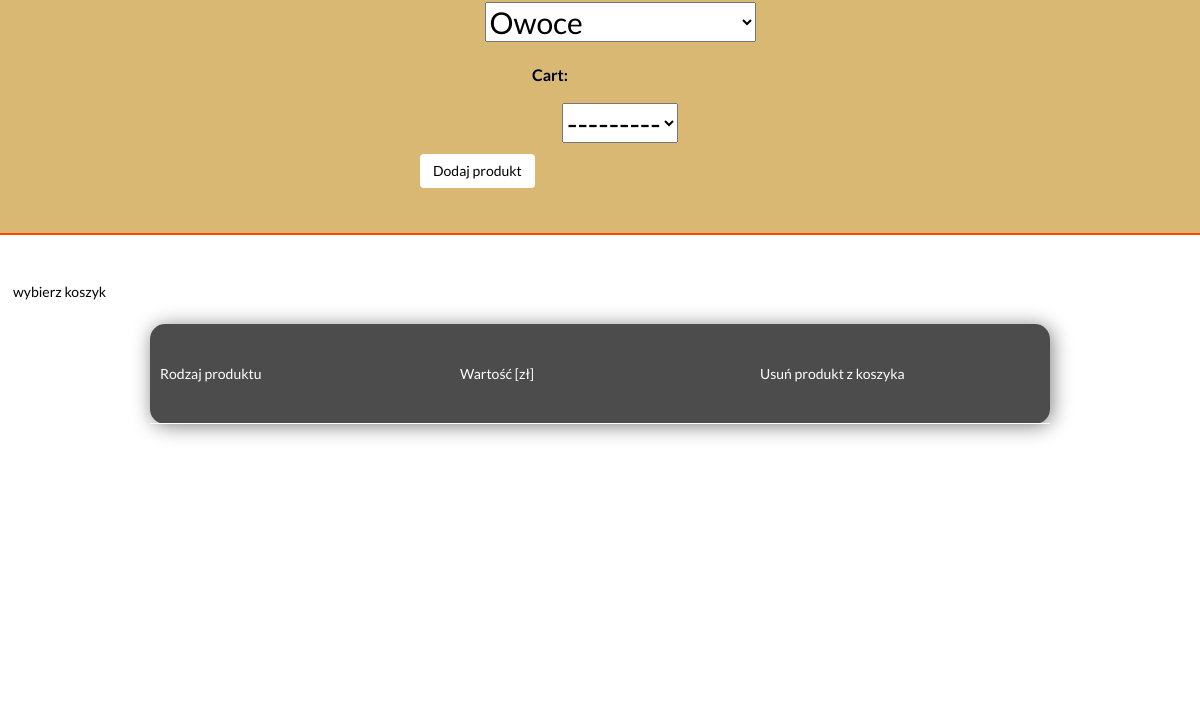
The app's page /cart/ (signed in, lower part), older data.
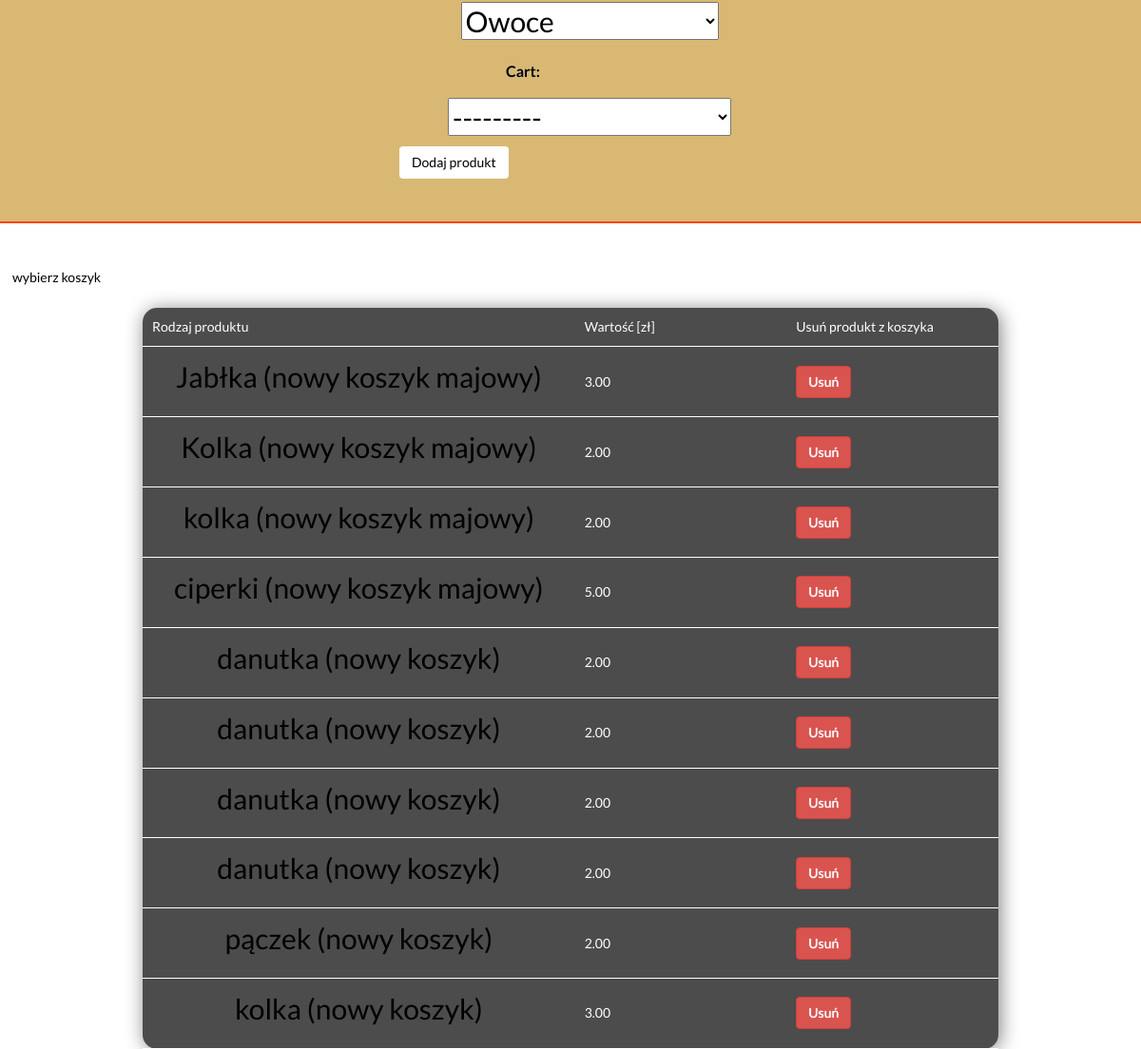
The same page, newer data.
### product/models.py (models this page shows)
class Product(models.Model):
    name = models.CharField(max_length=50)
    price = models.DecimalField(max_digits=6, decimal_places=2, null=True)
    user = models.ForeignKey(User, on_delete=models.CASCADE, null = True, blank=True)
    caterogry = models.IntegerField(choices=Category, default=13)
    def __str__(self):
        return self.name

### cart/models.py (models this page shows)
class Cart(models.Model):
    cart_name = models.CharField(max_length=50)
    user = models.ForeignKey(User, on_delete=models.CASCADE, null=True, blank=True)
    product = models.ManyToManyField(Product, blank=True)
    date_added = models.DateTimeField(auto_now=True)
    def __str__(self):
        return self.cart_name

### product/views.py (the view)
# urls.py: url(r'^cart/', product_views.new_product_view, name='cart'),
def new_product_view(request):
    if request.method == 'POST':
        form = NewProductForm(request.POST, user=request.user)
        if form.is_valid():
            product = form.save(commit = False)
            product.user = request.user
            product.save()
            cart = form.cleaned_data.get('cart')
            cart.product.add(product)
            cart.save()
            name = form.cleaned_data.get('name')
            messages.success(request, 'Produkt  {name} został utworzony i dodany do koszyka  {cart}!'.format(name=name, cart = cart))
            return redirect('cart')
    else:
        form = NewProductForm(user=request.user)
        data = Cart.objects.order_by('-date_added').filter(user = request.user)
    return render(request, "cart.html", {'form': form, 'data':data})

### product/forms.py
class NewProductForm(forms.ModelForm):
    name = forms.CharField(label="Nazwa produkt")
    price = forms.DecimalField(label=('Cena'))
    category = forms.ChoiceField(widget=forms.Select(), choices=Category, label='Kategoria')
    def __init__(self,  *args, user, **kwargs):
        super(NewProductForm, self).__init__(*args, **kwargs)
        self.fields['cart'] = forms.ModelChoiceField(queryset=Cart.objects.filter(user=user))
    class Meta:
        model = Product
        fields = ['name', 'price', 'category']

### Templates/cart.html (shortened to what this page needs)
{% extends "index.html" %}
{% block content %}
		<div class="row">
			<div class="col-sm-12">
				<div class="cartForm">
					<div id="addProduct">
							<form id = 'product_form' method="POST" >
									{{ form.as_p }}
								<div class="form-group">
									<button class="btn btn-outline-info" type="submit">Dodaj produkt</button>
								</div>
							</form>
					</div>
				</div>
				<div class="productTable">
                            <form id = "show_product_form" method="POST" >
							<div class="form-group">
									<button class="btn btn-outline-info" type="submit">wybierz koszyk</button>
								</div>
							</form>
					<table id="table">
						<tr >
							<td style="color: white">Rodzaj produktu</td>
							<td>Wartość [zł] </td>
							<td>Usuń produkt z koszyka </td>
						</tr>
						{%  for cart in data %}
    						{% for product in cart.product.all %}
						<tr>
							<td><p> {{ product }} ({{cart}}) </p></td>
							<td>{{product.price}}</td>
							<td> <button type="button" class="btn btn-danger">Usuń</button> </td>
						</tr>
							{% endfor %}
						{% endfor %}
					</table>
			</div>
		</div>
		</div>
{% endblock content %}

Row changes from the older to the newer data that the page shows:
added Cart: cart_name "nowy koszyk majowy"
added Product: name "Jabłka", price "3.00"
added Product: name "Kolka", price "2.00"
added Product: name "kolka", price "2.00"
added Product: name "ciperki", price "5.00"
added Cart: cart_name "nowy koszyk"
added Product: name "danutka", price "2.00"
added Product: name "danutka", price "2.00"
added Product: name "danutka", price "2.00"
added Product: name "danutka", price "2.00"
added Product: name "pączek", price "2.00"
added Product: name "kolka", price "3.00"
